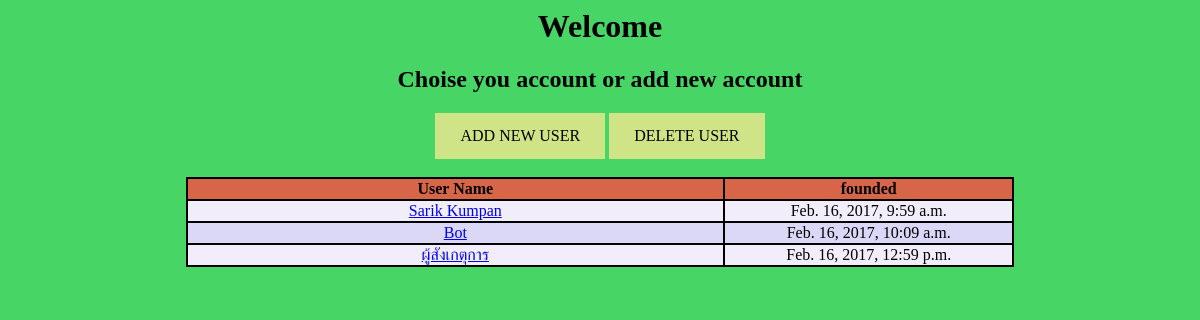
/accounting/, run on an earlier commit of the app's database.
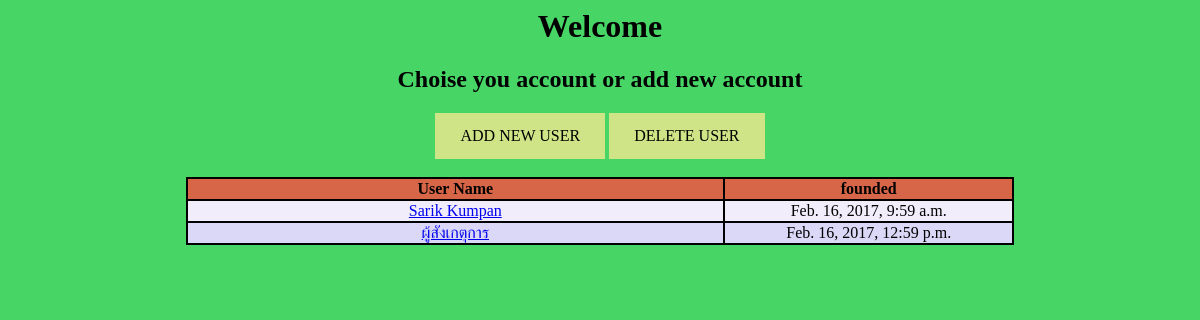
And on a later commit of the database.
### accounting/models.py (models this page shows, shortened)
class User(models.Model):
    user_name = models.CharField(max_length=60)
    founded = models.DateTimeField('date founded')

### accounting/views.py (the view)
class IndexView(generic.ListView): #for show home page that show all user
    model = User
    template_name = 'accounting/index.html'
    context_object_name = 'user_list'

### accounting/templates/accounting/index.html (shortened to what this page needs)
<head>
</head>
<body style="background-color:#47d666">
<center>
<h1> Welcome </h1>
<h2> Choise you account or add new account </h2>
<a class="box" href="{% url 'accounting:add_user_page' %}">ADD NEW USER</a>
<a class="box" href="{% url 'accounting:delete_user_page' %}">DELETE USER</a> <br><br>
{% if user_list %}
    <table>
    	<tr>
			<th class="user">User Name</th>
			<th>founded</th>
		</tr>
	{% for user in user_list %}
        <tr>
		    <td><a href="{% url 'accounting:user_book' pk=user.id %}">{{user.user_name}}</a></td>
            <td style="text-align:center">{{user.founded}}</td>
        </tr>
	{% endfor %}
{% endif %}
</table>
</center>
</body>

What changed in the data, as far as the page shows it:
removed User: user_name "Bot", founded "Feb. 16, 2017, 10:09 a.m."
